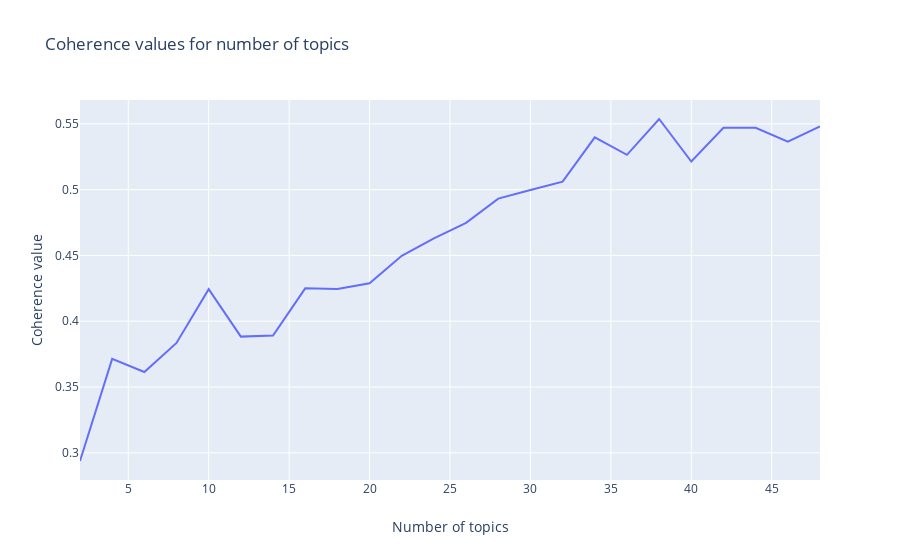

Source (notebook cell):
### Code cell
import plotly.graph_objects as go
import plotly.express as px

fig = go.Figure()

fig = go.Figure(data=go.Scatter(x=list(x), y=coherence_values))

fig.update_layout(
    title=go.layout.Title(
        text="Coherence values for number of topics",
    ),
    xaxis=go.layout.XAxis(
        title=go.layout.xaxis.Title(
            text="Number of topics",
        )
    ),
    yaxis=go.layout.YAxis(
        title=go.layout.yaxis.Title(
            text="Coherence value",
        )
    )
)


fig.show()

### Figure 1 — Plotly figure (JSON) as saved in the notebook; plotly's stock layout.template omitted (floating-point values rounded to 4 significant figures)
{"data": [{"type": "scatter", "x": [2, 4, 6, 8, 10, 12, 14, 16, 18, 20, 22, 24, 26, 28, 30, 32, 34, 36, 38, 40, 42, 44, 46, 48], "y": [0.2938, 0.3714, 0.3614, 0.3835, 0.4244, 0.3883, 0.3891, 0.425, 0.4245, 0.4288, 0.4497, 0.4629, 0.4748, 0.4932, 0.4997, 0.5061, 0.5397, 0.5265, 0.5537, 0.5214, 0.547, 0.547, 0.5365, 0.548]}], "layout": {"title": {"text": "Coherence values for number of topics"}, "xaxis": {"title": {"text": "Number of topics"}}, "yaxis": {"title": {"text": "Coherence value"}}}}
